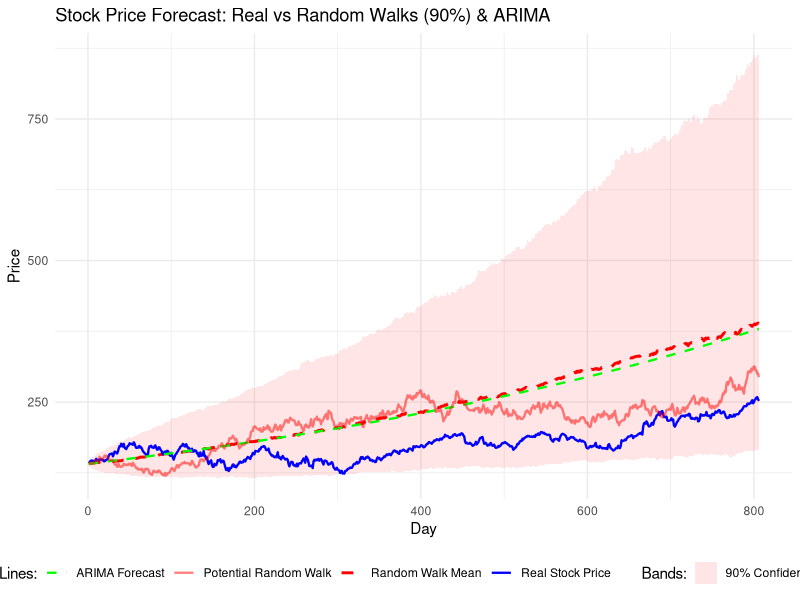

This chart was generated by the following R code:
library(readr)
library(dplyr)
library(ggplot2)
library(forecast)
library(tseries)

# ---- Data Preparation ----
stock_data <- read_csv("CIK0000320193.csv")
close_prices <- stock_data$close
log_returns <- diff(log(close_prices))

split_index <- floor(0.8 * length(log_returns))
train <- window(log_returns, end = c(time(log_returns)[split_index]))
test <- window(close_prices, start = c(time(close_prices)[split_index + 1]))
start_price <- close_prices[length(train)]

# ---- Random walk ----
mu_hat <- mean(train, na.rm = TRUE)
sigma_hat <- sd(train, na.rm = TRUE)

simulate_walk <- function(start_price, n, mu, sigma) {
  steps <- rnorm(n, mean = mu, sd = sigma)
  prices <- start_price * exp(cumsum(steps))
  return(prices)
}

# ---- 90% range of random walk ----
n_simulations <- 1000
n_days <- length(test)
sim_matrix <- replicate(n_simulations, simulate_walk(start_price, n_days, mu_hat, sigma_hat))

# ---- ARIMA ----
#adf.test(train)  #Stationarity test

arima_model <- auto.arima(train)
arima_forecast <- forecast(arima_model, h = n_days)
simulated_arima <- start_price * exp(cumsum(arima_forecast$mean))

summary(arima_model)

# ---- Plot ----
percentiles_df <- tibble(
  Day = 1:n_days,
  P5 = apply(sim_matrix, 1, quantile, probs = 0.05),
  P95 = apply(sim_matrix, 1, quantile, probs = 0.95),
  P50 = apply(sim_matrix, 1, quantile, probs = 0.50),
  Real = test,
  ARIMA = simulated_arima,
  RW1 = sim_matrix[, 1] #to demonstrate the potential random walk
)

ggplot(percentiles_df, aes(x = Day)) +
  geom_ribbon(aes(ymin = P5, ymax = P95, fill = "90% Confidence Band"), alpha = 0.1) +
  geom_line(aes(y = P50, color = "Random Walk Mean"), linetype = "dashed", size = 1.0) +
  geom_line(aes(y = Real, color = "Real Stock Price"), size = 0.8) +
  geom_line(aes(y = ARIMA, color = "ARIMA Forecast"), linetype = "dashed", size = 0.8) +
  geom_line(aes(y = RW1, color = "Potential Random Walk"), size = 0.8, alpha = 0.5) +
  labs(title = "Stock Price Forecast: Real vs Random Walks (90%) & ARIMA",
       y = "Price", x = "Day") +
  scale_fill_manual(name = "Bands:", values = c("90% Confidence Band" = "red")) +
  scale_color_manual(name = "Lines:",
                     values = c("Real Stock Price" = "blue",
                                "Random Walk Mean" = "red",
                                "ARIMA Forecast" = "green",
                                "Potential Random Walk" = "red")) +
  theme_minimal() +
  theme(legend.position = "bottom")


